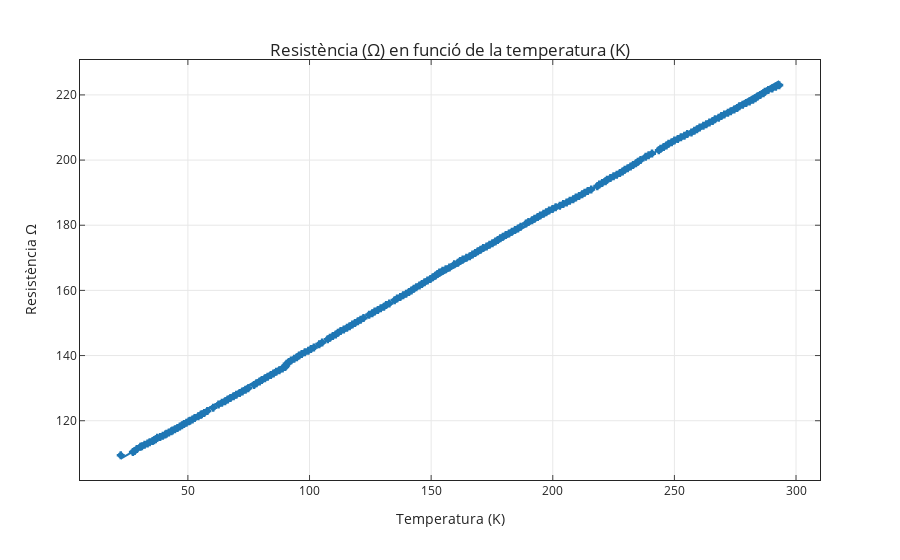

This figure's notebook cell:
### Code cell
fig=px.scatter(d1,x='Tk',y='Rohm',template='simple_white', trendline="ols",error_x='Inc',error_y='Inc.1',
 labels={
                     "Tk": "Temperatura (K)",
#                      "y": "Resistència $\\text{Resistència }(\Omega)$"
                     "Rohm":resist +"&#x2126;"
                 },                
               )
               
fig.update_layout(
    title={
        'text': "Resistència (&#x2126;) en funció de la temperatura (K)",
        'y':0.9,
        'x':0.5,
        'xanchor': 'center',
        'yanchor': 'bottom'
        })
fig.update_xaxes(ticks="inside",
                mirror='ticks',showline=True,showgrid=True
                )
fig.update_yaxes(ticks="inside",
                mirror='ticks',showline=True,showgrid=True
                
                )

fig.show()
results = px.get_trendline_results(fig)
results = results.iloc[0]["px_fit_results"].summary()
print(results)
fig.write_image("fig1.pdf",engine="kaleido")

### Figure 1 — Plotly figure (JSON) as saved in the notebook; plotly's stock layout.template omitted (floating-point values rounded to 4 significant figures; data arrays with more than 128 entries replaced by an {"elided": "..."} marker saying what was removed)
{"data": [{"error_x": {"array": {"elided": "223 float values"}}, "error_y": {"array": {"elided": "223 float values"}}, "hovertemplate": "Temperatura (K)=%{x}<br>Resistència &#x2126;=%{y}<extra></extra>", "legendgroup": "", "marker": {"color": "#1F77B4", "symbol": "circle"}, "mode": "markers", "name": "", "orientation": "v", "showlegend": false, "type": "scatter", "x": {"elided": "223 float values"}, "xaxis": "x", "y": {"elided": "223 float values"}, "yaxis": "y"}, {"hovertemplate": "<b>OLS trendline</b><br>Rohm = 0.428211 * Tk + 98.7634<br>R<sup>2</sup>=0.999705<br><br>Temperatura (K)=%{x}<br>Resistència &#x2126;=%{y} <b>(trend)</b><extra></extra>", "legendgroup": "", "marker": {"color": "#1F77B4", "symbol": "circle"}, "mode": "lines", "name": "", "showlegend": false, "type": "scatter", "x": {"elided": "223 float values"}, "xaxis": "x", "y": {"elided": "223 float values"}, "yaxis": "y"}], "layout": {"autosize": true, "legend": {"tracegroupgap": 0}, "margin": {"t": 60}, "title": {"text": "Resistència (&#x2126;) en funció de la temperatura (K)", "x": 0.5, "xanchor": "center", "y": 0.9, "yanchor": "bottom"}, "xaxis": {"anchor": "y", "autorange": true, "domain": [0, 1], "mirror": "ticks", "range": [5.47, 310.0], "showgrid": true, "showline": true, "ticks": "inside", "title": {"text": "Temperatura (K)"}, "type": "linear"}, "yaxis": {"anchor": "x", "autorange": true, "domain": [0, 1], "mirror": "ticks", "range": [101.3, 231.1], "showgrid": true, "showline": true, "ticks": "inside", "title": {"text": "Resistència &#x2126;"}, "type": "linear"}}}
